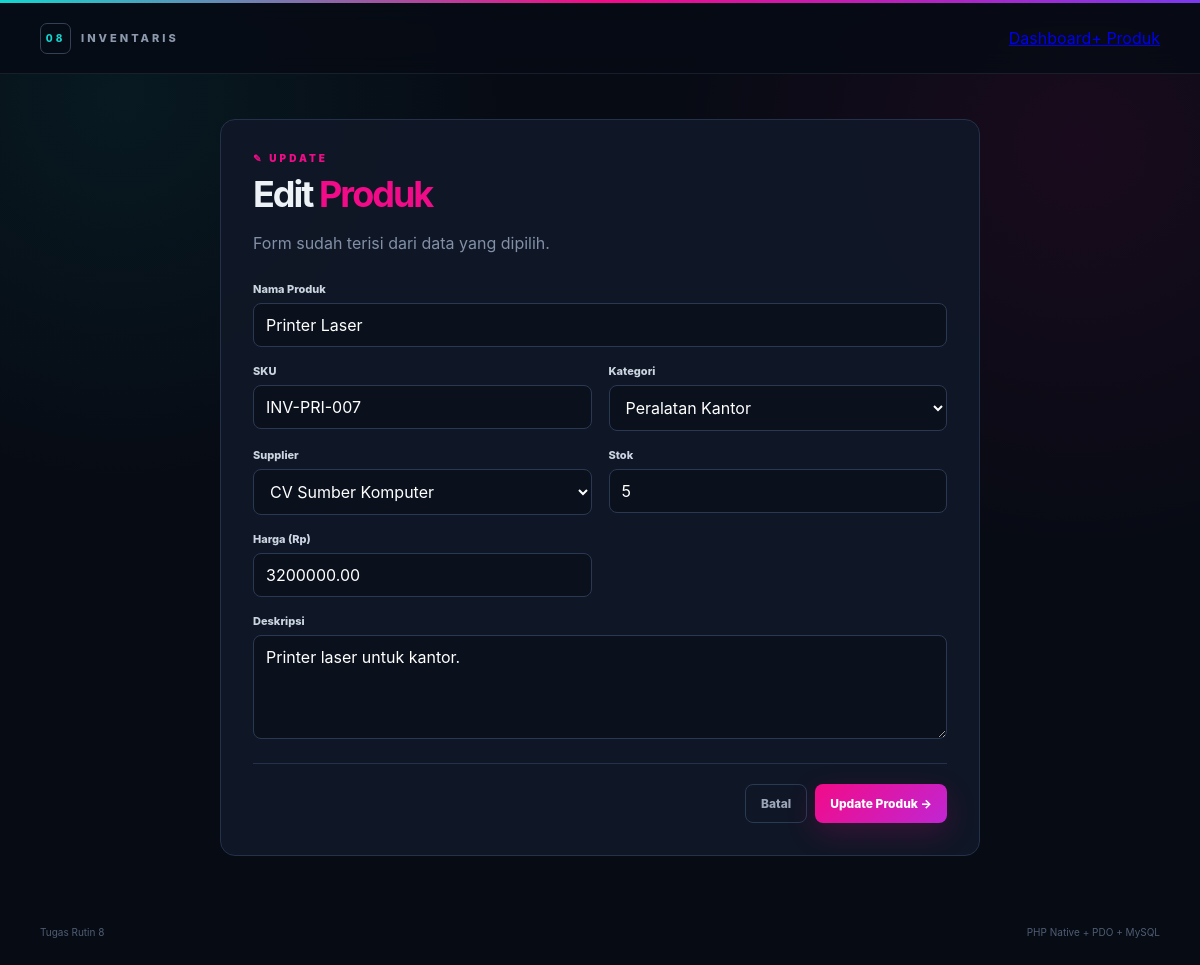
Page /product_edit.php?id=7 on the committed database.
### tables this page shows
CREATE TABLE products (
 id INT UNSIGNED AUTO_INCREMENT PRIMARY KEY,
 category_id INT UNSIGNED NOT NULL,
 supplier_id INT UNSIGNED NOT NULL,
 name VARCHAR(150) NOT NULL,
 sku VARCHAR(50) NOT NULL UNIQUE,
 quantity INT UNSIGNED NOT NULL DEFAULT 0,
 price DECIMAL(15,2) NOT NULL DEFAULT 0,
 description TEXT,
 created_at TIMESTAMP DEFAULT CURRENT_TIMESTAMP,
 updated_at TIMESTAMP DEFAULT CURRENT_TIMESTAMP ON UPDATE CURRENT_TIMESTAMP,
 CONSTRAINT fk_products_category FOREIGN KEY(category_id) REFERENCES categories(id) ON UPDATE CASCADE ON DELETE RESTRICT,
 CONSTRAINT fk_products_supplier FOREIGN KEY(supplier_id) REFERENCES suppliers(id) ON UPDATE CASCADE ON DELETE RESTRICT
);

CREATE TABLE categories (
 id INT UNSIGNED AUTO_INCREMENT PRIMARY KEY,
 name VARCHAR(100) NOT NULL UNIQUE,
 created_at TIMESTAMP DEFAULT CURRENT_TIMESTAMP
);

CREATE TABLE suppliers (
 id INT UNSIGNED AUTO_INCREMENT PRIMARY KEY,
 name VARCHAR(150) NOT NULL,
 phone VARCHAR(30),
 address VARCHAR(255),
 created_at TIMESTAMP DEFAULT CURRENT_TIMESTAMP
);

### includes/functions.php (called while the page is built, shortened)
<?php
function e(?string $value): string {
    return htmlspecialchars((string)$value, ENT_QUOTES, "UTF-8");
}

### product_edit.php (the view, shortened to what this page needs)
<?php
require_once __DIR__ . "/config/bootstrap.php";
$id=filter_input(INPUT_GET,"id",FILTER_VALIDATE_INT);
$categories=$db->query("SELECT id,name FROM categories ORDER BY name")->fetchAll();
$suppliers=$db->query("SELECT id,name FROM suppliers ORDER BY name")->fetchAll();
$q=$db->prepare("SELECT * FROM products WHERE id=:id"); $q->execute([":id"=>$id]); $product=$q->fetch();
$pageTitle="Edit Produk";require __DIR__."/includes/header.php";
?>
<section class="form-page"><div class="form-card">
<div class="eyebrow">✎ UPDATE</div><h1>Edit <span>Produk</span></h1><p class="muted">Form sudah terisi dari data yang dipilih.</p>
<form method="post" class="product-form"><input type="hidden" name="csrf_token" value="<?=e(csrfToken())?>">
<div class="form-grid">
<div class="field full"><label>Nama Produk</label><input name="name" value="<?=e($product["name"])?>" required></div>
<div class="field"><label>SKU</label><input name="sku" value="<?=e($product["sku"])?>" required></div>
<div class="field"><label>Kategori</label><select name="category_id"><?php foreach($categories as $c): ?><option value="<?=$c["id"]?>" <?=$product["category_id"]==$c["id"]?"selected":""?>><?=e($c["name"])?></option><?php endforeach;?></select></div>
<div class="field"><label>Supplier</label><select name="supplier_id"><?php foreach($suppliers as $s): ?><option value="<?=$s["id"]?>" <?=$product["supplier_id"]==$s["id"]?"selected":""?>><?=e($s["name"])?></option><?php endforeach;?></select></div>
<div class="field"><label>Stok</label><input type="number" min="0" name="quantity" value="<?=e((string)$product["quantity"])?>" required></div>
<div class="field"><label>Harga (Rp)</label><input type="number" min="0" step="0.01" name="price" value="<?=e((string)$product["price"])?>" required></div>
<div class="field full"><label>Deskripsi</label><textarea name="description" rows="4"><?=e($product["description"]??"")?></textarea></div>
</div>
<div class="form-actions"><a class="btn ghost" href="index.php">Batal</a><button class="btn primary">Update Produk →</button></div>
</form></div></section>
<?php require __DIR__."/includes/footer.php"; ?>

### assets/style.css (style rules this page uses)
* { box-sizing:border-box }
:root { --bg:#070b14;--panel:#101827;--border:#24314a;--text:#edf2f7;--muted:#8190a7;--pink:#f20b88;--cyan:#13d6d0;--green:#22c55e;--red:#ef4444 }
body { margin:0;min-height:100vh;color:var(--text);background:radial-gradient(circle at 10% 10%,rgba(19,214,208,.07),transparent 28%),radial-gradient(circle at 90% 15%,rgba(242,11,136,.08),transparent 30%),var(--bg);font-family:Inter,system-ui,Segoe UI,Arial,sans-serif }
body:before { content:"";display:block;height:3px;background:linear-gradient(90deg,var(--cyan),var(--pink),#7c3aed) }
.eyebrow { color:var(--pink);font-size:10px;font-weight:900;letter-spacing:3px;margin-bottom:12px }
h1 { margin:0;font-size:clamp(30px,5vw,48px);line-height:1.05;letter-spacing:-2px }
h1 span { color:var(--pink) }
.hero p,.muted { color:var(--muted);line-height:1.7 }
.btn { display:inline-flex;align-items:center;justify-content:center;gap:7px;border:0;border-radius:8px;padding:11px 15px;text-decoration:none;cursor:pointer;font:inherit;font-size:12px;font-weight:800;white-space:nowrap }
.btn.primary { color:white;background:linear-gradient(135deg,var(--pink),#c026d3);box-shadow:0 10px 30px rgba(242,11,136,.18) }
.btn.ghost { color:#9aa6b8;background:transparent;border:1px solid #293a55 }
.panel,.form-card { background:rgba(16,24,39,.9);border:1px solid var(--border);border-radius:15px;overflow:hidden }
input,select,textarea { width:100%;border:1px solid #2a3953;border-radius:8px;background:#0a111d;color:white;padding:11px 12px;outline:none;font:inherit }
.form-page { max-width:760px;margin:auto }
.form-card { padding:32px }
.form-card h1 { font-size:36px }
.product-form { margin-top:25px }
.form-grid { display:grid;grid-template-columns:1fr 1fr;gap:17px }
.field { display:flex;flex-direction:column;gap:7px }
.field.full { grid-column:1/-1 }
.field label { color:#cbd5e1;font-size:11px;font-weight:800 }
.form-actions { display:flex;justify-content:flex-end;gap:8px;margin-top:24px;padding-top:20px;border-top:1px solid #24314a }

### rows in the picture
products: name "Printer Laser", sku "INV-PRI-007", category_id "Peralatan Kantor", supplier_id "CV Sumber Komputer", quantity "5", price "3200000.00", description "Printer laser untuk kantor."
